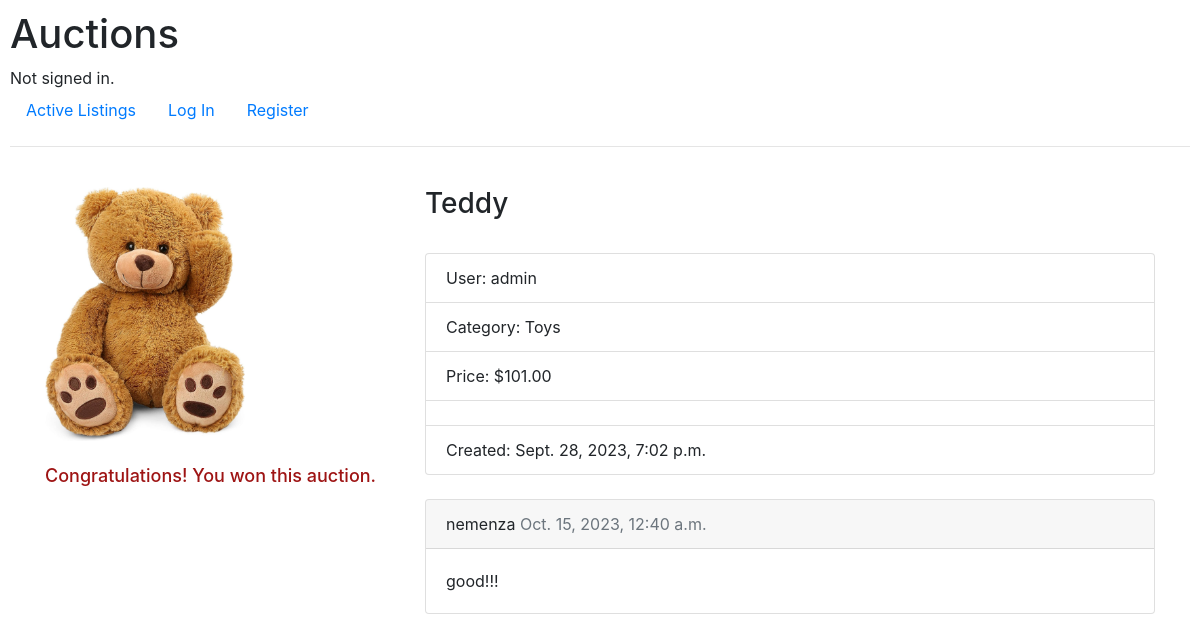
The page /detail/2/ on the database its author committed.
### auctions/models.py (models this page shows, shortened)
class Listing(models.Model):
    title = models.CharField(max_length=100)
    description = models.TextField(max_length=1000)
    username = models.ForeignKey(
        settings.AUTH_USER_MODEL, on_delete=models.CASCADE)
    starting_bid = models.DecimalField(max_digits=6, decimal_places=2, validators=[
        MinValueValidator(0.50)], blank=False)
    web_page = models.URLField(max_length=200, blank=True)
    img = models.ImageField(null=True, blank=True, upload_to='media/')
    active = models.BooleanField(default=True)
    created_date = models.DateTimeField(auto_now_add=True)
    class Categories(models.TextChoices):
        CLOTHING = 'Clothing'
        TOYS = 'Toys'
        GAMES = 'Games'
        ELECTRONICS = 'Electronics'
        HOME = 'Home'
        SPORTS = 'Sports'
        BEAUTY = 'Beauty'
        BOOKS = 'Books'
        GROCERY = 'Grocery'
        AUTOMOTIVE = 'Automotive'
        HEALTH = 'Health'
    categories = models.CharField(max_length=100, choices=Categories.choices)
    winner = models.ForeignKey(User, null=True, blank=True,
                               related_name="won_listings", on_delete=models.SET_NULL)
    class Meta:
        verbose_name = 'Listing'
        verbose_name_plural = 'Listings'

class User(AbstractUser):
    pass

class Comment(models.Model):
    username = models.ForeignKey(
        settings.AUTH_USER_MODEL, on_delete=models.CASCADE)
    body = models.TextField(max_length=350)
    created_date = models.DateTimeField(auto_now_add=True)
    post = models.ForeignKey(
        Listing, on_delete=models.CASCADE, related_name='comments')
    class Meta:
        ordering = ['created_date']

### auctions/views.py (the view, shortened to what this page needs)
class DetailListingView(View):
    def get(self, request, pk):
        listing = get_object_or_404(Listing, pk=pk)
        comments = Comment.objects.filter(post_id=pk)
        form = CommentForm()
        list_categories = [c[0] for c in Listing.categories.field.choices]
        message = "Congratulations! You won this auction."
        context = {
            "listing": listing,
            "form": form,
            "list_categories": list_categories,
            "comments": comments,
            "message": message,
        }
        return render(request, "auctions/detail.html", context)

### auctions/templates/auctions/detail.html (shortened to what this page needs)
{% extends "auctions/layout.html" %}
{% load static %}
{% block body %}
    <br>
    <div class="container">
        <div class="row">
            <div class="col-md-4">
                <img src="{{ listing.img.url }}" alt="{{ listing.title }}" width="200">
                <br>
                <br>
                {% if message %}<h3 class="message">{{ message }}</h3>{% endif %}
            </div>
            <div class="col-md-8">
                <h3>{{ listing.title }}</h3>
                <ul class="list-group">
                    <li class="list-group-item">User: {{ listing.username }}</li>
                    <li class="list-group-item">Category: {{ listing.categories }}</li>
                    <li class="list-group-item">Price: ${{ listing.starting_bid }}</li>
                    <li class="list-group-item">
                    </li>
                    <li class="list-group-item">Created: {{ listing.created_date }}</li>
                </ul>
                <br>
                {% for comment in comments %}
                    <div class="card">
                        <div class="card-header">
                            {{ comment.username }}
                            <span class="text-muted">{{ comment.created_date }}</span>
                        </div>
                        <div class="card-body">{{ comment.body }}</div>
                    {% endfor %}
                </div>
            </div>
        </div>
    </div>
{% endblock %}

### auctions/static/auctions/styles.css (style rules this page uses)
body { padding: 10px; }
.message { font-size: 18px; color: rgb(158, 20, 20); }

### rows shown on the page
Listing: img (picture), title "Teddy", username "admin", categories "Toys", starting_bid "101.00", created_date "Sept. 28, 2023, 7:02 p.m."
Comment: username "nemenza", created_date "Oct. 15, 2023, 12:40 a.m.", body "good!!!"

### other values the page prints
{{ message }} "Congratulations! You won this auction."
